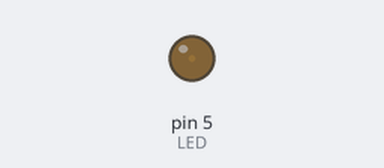
The sketch below on a simulated Arduino Uno, built with avr-gcc and run on an emulated ATmega328P. Parts: output pins drawn as LEDs (lit = HIGH).

Above: at 0.05 s.
At 1.15 s:
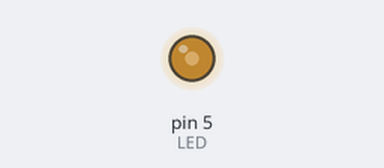
At 2.3 s:
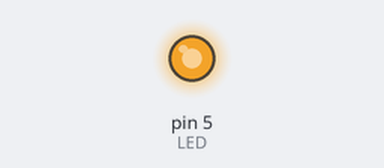
At 4.6 s:
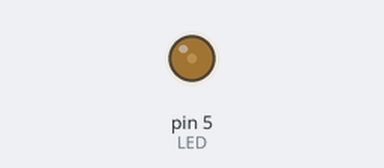
Timing chart, 0 to 6.7 s (numbered marks = the images above):
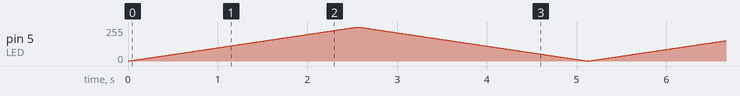

The sketch:

Fading.ino
```cpp
/*
  Fading

  Dieses kleine Programm läßt eine LED am Ausgang 5 in der Helligkeit dimmen.
*/

const byte LED = 5;
const int WARTEZEIT = 10;

void setup() {
  // Der Pin, an dem die LED hängt definieren wir als Ausgang.
  pinMode(LED, OUTPUT);
}

// wenn WAHR dann wird die Helligkeit größer, ansonsten kleiner
bool hoch = true;

// aktuelle Helligkeit
byte helligkeit = 0;

void loop() {
  analogWrite(LED, helligkeit);
  if (hoch) {
    if (helligkeit == 255) {
      hoch = false;
    } else {
      helligkeit++;
    }
  } else {
    if (helligkeit == 0) {
      hoch = true;
    } else {
      helligkeit--;
    }
  }
  delay(WARTEZEIT);
}
```
